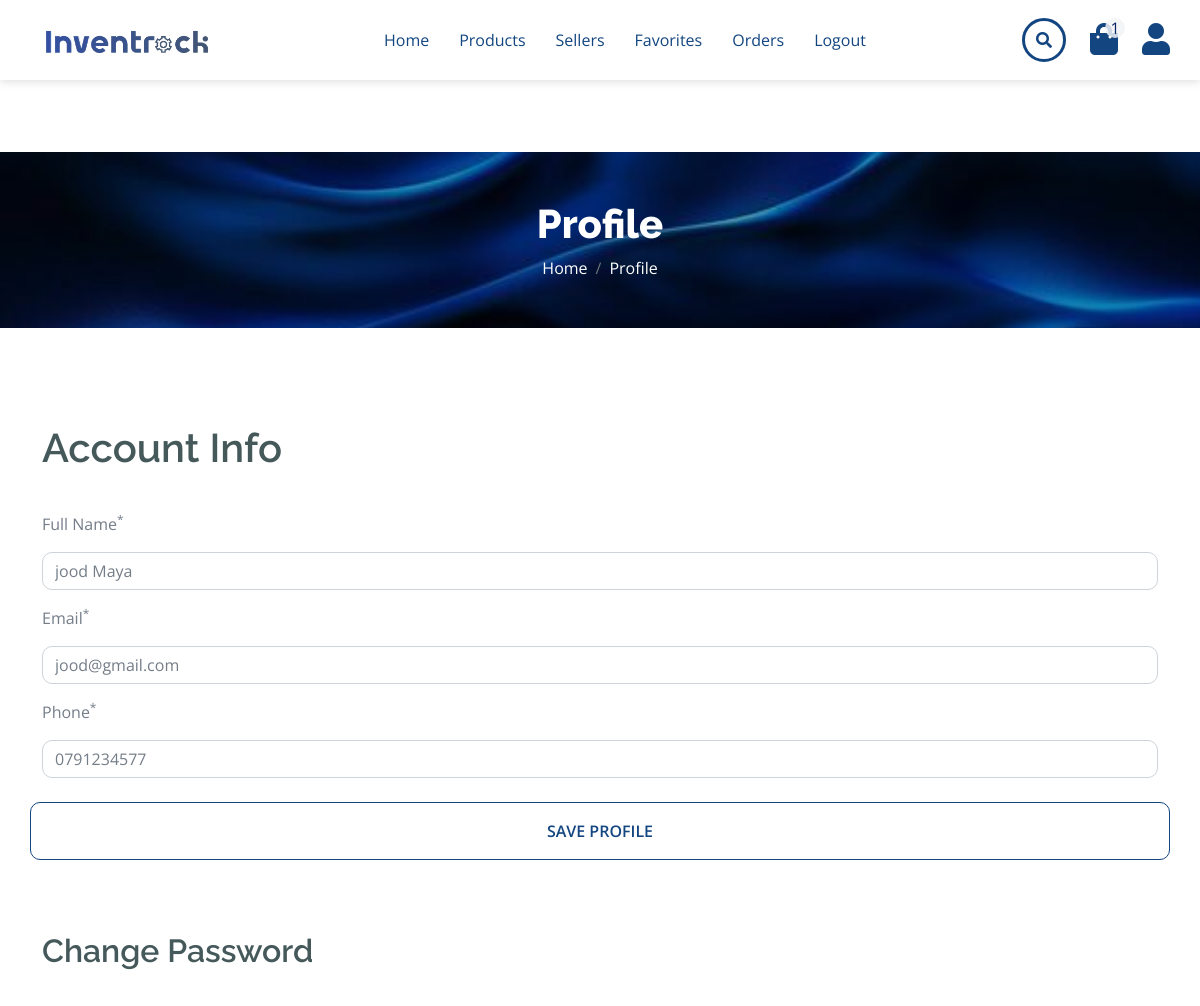
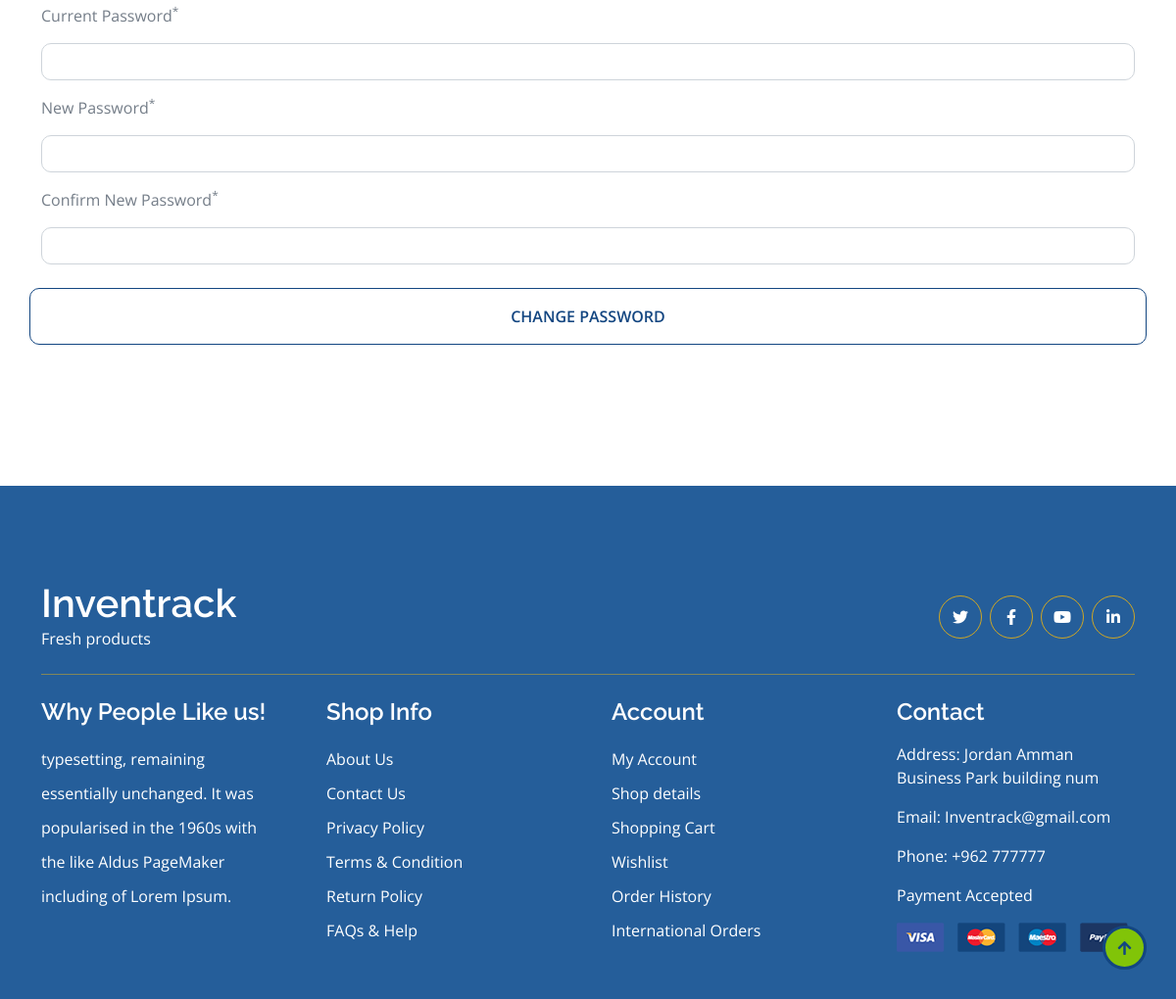
/Site/Profile.php (signed in), run on the app's committed database (2 pictures, top to bottom).
### tables this page shows
CREATE TABLE `users` (
  `id` int(11) NOT NULL,
  `user_type_id` int(11) NOT NULL,
  `name` varchar(250) NOT NULL,
  `email` varchar(250) NOT NULL,
  `phone` varchar(250) NOT NULL,
  `password` varchar(250) NOT NULL,
  `image` varchar(250) DEFAULT NULL,
  `description` text DEFAULT NULL,
  `instagram_link` varchar(250) DEFAULT NULL,
  `active` int(11) NOT NULL DEFAULT 1,
  `created_at` timestamp NOT NULL DEFAULT current_timestamp()
);

### Site/Profile.php (the view, shortened to what this page needs)
<?php
include "../Connect.php";
$B_ID = (int) $_SESSION['B_ID'];
$name = $email = $phone = '';
$cart_count = 0;
$sql1 = mysqli_query(
    $con,
    "SELECT COUNT(id) AS cart_count
     FROM carts
     WHERE buyer_id = '$B_ID'"
);
if ($sql1) {
    $row1 = mysqli_fetch_assoc($sql1);
    $cart_count = (int)($row1['cart_count'] ?? 0);
}
$sql2 = mysqli_query(
    $con,
    "SELECT name, email, phone
     FROM users
     WHERE id = '$B_ID'
     LIMIT 1"
);
if ($sql2 && mysqli_num_rows($sql2) > 0) {
    $row2 = mysqli_fetch_assoc($sql2);
    $name  = $row2['name'] ?? '';
    $email = $row2['email'] ?? '';
    $phone = $row2['phone'] ?? '';
} else {
    session_destroy();
    header("Location: ../Login.php");
    exit;
}
?>
<!DOCTYPE html>
<html lang="en">
<head>
    <link
        rel="stylesheet"
        href="https://use.fontawesome.com/releases/v5.15.4/css/all.css"
    />
    <link
        href="https://cdn.jsdelivr.net/npm/bootstrap-icons@1.4.1/font/bootstrap-icons.css"
        rel="stylesheet"
    >
    <link
        href="lib/lightbox/css/lightbox.min.css"
        rel="stylesheet"
    >
    <link
        href="lib/owlcarousel/assets/owl.carousel.min.css"
        rel="stylesheet"
    >
    <link
        href="css/bootstrap.min.css"
        rel="stylesheet"
    >
    <link
        href="css/style.css"
        rel="stylesheet"
    >
</head>
<body>
    <div
        class="container-fluid fixed-top"
        style="box-shadow: rgba(99, 99, 99, 0.2) 0px 2px 8px 0px;"
    >
        <div class="container px-0">
            <nav
                class="navbar navbar-light bg-white navbar-expand-xl"
            >
                <a
                    href="index.php"
                    class="navbar-brand d-flex align-items-center"
                >
                    <img
                        src="../assets/img/Logo.png"
                        class="logo-inventrack"
                        alt="Inventrack"
                    >
                </a>
                <div
                    class="collapse navbar-collapse bg-white"
                    id="navbarCollapse"
                >
                    <div class="navbar-nav mx-auto">
                        <a
                            href="index.php"
                            class="nav-item nav-link active"
                        >
                            Home
                        </a>
                        <a
                            href="Products.php"
                            class="nav-item nav-link"
                        >
                            Products
                        </a>
                        <a
                            href="Sellers.php"
                            class="nav-item nav-link"
                        >
                            Sellers
                        </a>
                        <?php if ($B_ID) { ?>
                            <a
                                href="Favorites.php"
                                class="nav-item nav-link"
                            >
                                Favorites
                            </a>
                        <?php } ?>
                        <?php if ($B_ID) { ?>
                            <a
                                href="Orders.php"
                                class="nav-item nav-link"
                            >
                                Orders
                            </a>
                        <?php } ?>
                        <?php if (!$B_ID) { ?>
                            <a
                                href="../Login.php"
                                class="nav-item nav-link"
                            >
                                Login
                            </a>
                        <?php } else { ?>
                            <a
                                href="./Logout.php"
                                class="nav-item nav-link"
                            >
                                Logout
                            </a>
                        <?php } ?>
                    </div>
                    <?php if ($B_ID) { ?>
                        <div class="d-flex m-3 me-0">
                            <button
                                class="btn-search btn border border-secondary btn-md-square rounded-circle bg-white me-4"
                                data-bs-toggle="modal"
                                data-bs-target="#searchModal"
                            >
                                <i
                                    class="fas fa-search text-primary"
                                ></i>
                            </button>
                            <a
                                href="./Cart.php"
                                class="position-relative me-4 my-auto"
                            >
                                <i
                                    class="fa fa-shopping-bag fa-2x"
                                ></i>
                                <span
                                    class="position-absolute bg-secondary rounded-circle d-flex align-items-center justify-content-center text-dark px-1"
                                    style="top: -5px; left: 15px; height: 20px; min-width: 20px;"
                                >
                                    <?php echo $cart_count ?>
                                </span>
                            </a>
                            <a
                                href="./Profile.php"
                                class="my-auto"
                            >
                                <i
                                    class="fas fa-user fa-2x"
                                ></i>
                            </a>
                        </div>
                    <?php } ?>
                </div>
            </nav>
        </div>
    </div>
    <div
        class="container-fluid page-header py-5"
    >
        <h1
            class="text-center text-white display-6"
        >
            Profile
        </h1>
        <ol
            class="breadcrumb justify-content-center mb-0"
        >
            <li class="breadcrumb-item">
                <a
                    href="./index.php"
                    style="color: #fff !important;"
                >
                    Home
                </a>
            </li>
            <li
                class="breadcrumb-item active text-white"
                style="color: #fff !important;"
            >
                Profile
            </li>
        </ol>
    </div>
    <div class="container-fluid py-5">
        <div class="container py-5">
            <h1 class="mb-4">
                Account Info
            </h1>
            <form
                action="./Profile.php"
                method="POST"
            >
                <div class="row g-5">
                    <div
                        class="col-md-12 col-lg-12 col-xl-12"
                    >
                        <div class="row">
                            <div
                                class="col-md-12 col-lg-12"
                            >
                                <div
                                    class="form-item w-100"
                                >
                                    <label
                                        class="form-label my-3"
                                    >
                                        Full Name<sup>*</sup>
                                    </label>
                                    <input
                                        type="text"
                                        name="name"
                                        class="form-control"
                                        value="<?php echo htmlspecialchars($name); ?>"
                                        required
                                    >
                                </div>
                            </div>
                        </div>
                        <div class="form-item">
                            <label
                                class="form-label my-3"
                            >
                                Email<sup>*</sup>
                            </label>
                            <input
                                type="email"
                                name="email"
                                class="form-control"
                                value="<?php echo htmlspecialchars($email); ?>"
                                required
                            >
                        </div>
                        <div class="form-item">
                            <label
                                class="form-label my-3"
                            >
                                Phone<sup>*</sup>
                            </label>
                            <input
                                type="text"
                                name="phone"
                                pattern="[0-9]{10}"
                                title="Phone Number Must Be 10 Numbers"
                                class="form-control"
                                value="<?php echo htmlspecialchars($phone); ?>"
                                required
                            >
                        </div>
                        <div
                            class="row g-4 text-center align-items-center justify-content-center pt-4"
                        >
                            <button
                                class="btn border-secondary py-3 px-4 text-uppercase w-100 text-primary"
                                type="submit"
                                name="Submit"
                            >
                                Save Profile
                            </button>
                        </div>
                    </div>
                </div>
            </form>
            <div class="mt-5 pt-4">
                <h2 class="mb-4">
                    Change Password
                </h2>
                <form
                    action="./Profile.php"
                    method="POST"
                >
                    <div class="form-item">
                        <label
                            class="form-label my-3"
                        >
                            Current Password<sup>*</sup>
                        </label>
                        <input
                            type="password"
                            name="current_password"
                            class="form-control"
                            required
                        >
                    </div>
                    <div class="form-item">
                        <label
                            class="form-label my-3"
                        >
                            New Password<sup>*</sup>
                        </label>
                        <input
                            type="password"
                            name="new_password"
                            class="form-control"
                            minlength="4"
                            required
                        >
                    </div>
                    <div class="form-item">
                        <label
                            class="form-label my-3"
                        >
                            Confirm New Password<sup>*</sup>
                        </label>
                        <input
                            type="password"
                            name="confirm_password"
                            class="form-control"
                            minlength="4"
                            required
                        >
                    </div>
                    <div
                        class="row g-4 text-center align-items-center justify-content-center pt-4"
                    >
                        <button
                            class="btn border-secondary py-3 px-4 text-uppercase w-100 text-primary"
                            type="submit"
                            name="ChangePassword"
                        >
                            Change Password
                        </button>
                    </div>
                </form>
            </div>
        </div>
    </div>
    <?php require './Footer.php' ?>
    <a
        href="#"
        class="btn btn-primary border-3 border-primary rounded-circle back-to-top"
    >
        <i class="fa fa-arrow-up"></i>
    </a>
</body>
</html>

### Site/css/style.css (style rules this page uses)
.back-to-top { position: fixed; right: 30px; bottom: 30px; display: flex; width: 45px; height: 45px; align-items: center; justify-content: center; transition: 0.5s; z-index: 99; }
a { color: #134681 !important; }
.nav-link { color: #134681 !important; }
.btn { font-weight: 600; transition: 0.5s; }
.btn-md-square { width: 44px; height: 44px; }
.btn-square, .btn-sm-square, .btn-md-square, .btn-lg-square { padding: 0; display: flex; align-items: center; justify-content: center; font-weight: normal; }
.btn.border-secondary { transition: 0.5s; }
.btn-search { border-color: #19436fa5 !important; }
.btn-search i { color: #134681 !important; }
.fixed-top { transition: 0.5s; background: var(--bs-white); border: 0; }
.navbar .navbar-nav .nav-link { padding: 10px 15px; font-size: 16px; transition: 0.5s; }
.logo-inventrack { height: 90px; width: auto; object-fit: contain; margin-top: 15px; }
.navbar-brand { padding-top: 5px; padding-bottom: 5px; }
.navbar { height: 80px; display: flex; align-items: center; border-bottom: 1px solid rgba(255, 255, 255, 0.1); }
.navbar .navbar-nav .nav-link:hover, .navbar .navbar-nav .nav-link.active, .fixed-top.bg-white .navbar .navbar-nav .nav-link:hover, .fixed-top.bg-white .navbar .navbar-nav .nav-link.active { color: var(--bs-primary); }
.page-header { position: relative; background: linear-gradient( rgba(0, 0, 0, 0.3), rgba(0, 0, 0, 0.3) ), url(../img/head2.jpg); background-position: center center; background-repeat: no-repeat; background-size: cover; }
@media (min-width: 992px) { .hero-header, .page-header { margin-top: 152px !important; } }
a[href="./Cart.php"] .rounded-circle { background-color: #f2f3f5d6 !important; color: rgb(8, 39, 103) !important; }
:root { --bs-primary: #134681; --bs-secondary:#255e9acc; }
.bg-secondary { background-color: var(--bs-secondary) !important; }
.text-primary { color: #134681; }
:root { --bs-primary: #134681; --bs-secondary: #255e9a; }
.text-primary { color: var(--bs-primary) !important; }
.border-primary, .border-secondary, .btn.border-primary, .btn.border-secondary { border-color: var(--bs-primary) !important; }
.btn.border-secondary { border-color: var(--bs-primary) !important; color: var(--bs-primary) !important; }
.btn.border-secondary i { color: var(--bs-primary) !important; }

### data on the page
users: name "jood Maya", email "jood@gmail.com", phone "0791234577"

### other printed values
$cart_count "1"
